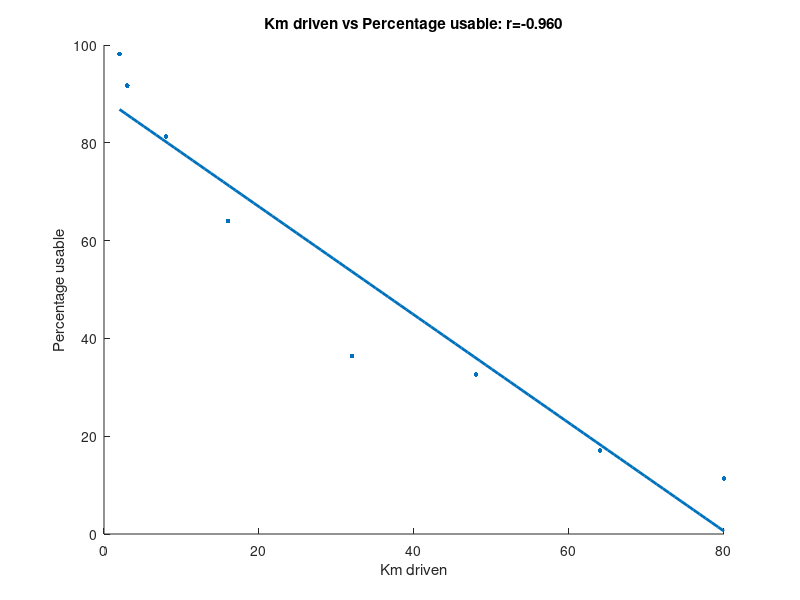
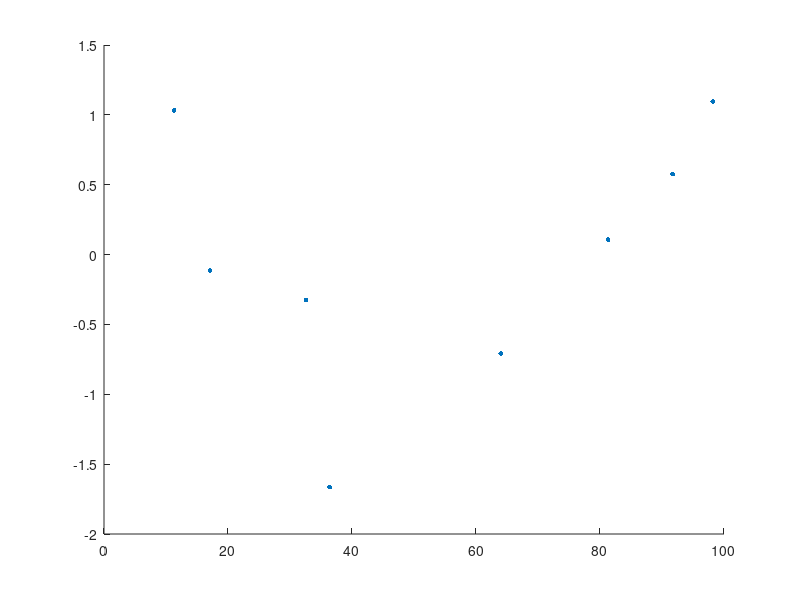

Here is the MATLAB script that generated these plots, in order: (Note: this script raises an error after producing the figures.)
% Exercise 5.6

clc;
clear;
close all;

% Data
X = [2 3 8 16 32 48 64 80]';                        % distance
Y = [98.2 91.7 81.3 64.0 36.4 32.6 17.1 11.3]';     % percentage
n = length(X);
alpha = 0.05;

% a : scatter plot, linear regression model and diagnostic plot
r = corrcoef(X,Y);
r = r(1,2);
fprintf('Correlation coefficient: %.3f\n',r);

b = regress(Y,[ones(n,1) X]);
fprintf('Linear regression model: y = ax + b -> Y = %.4f X + %.4f\n', ...
    b(2),b(1));
x0 = linspace(min(X),max(X),100)';
y0 = b(2)*x0 + b(1);
figure();
scatter(X,Y,12,'blue','filled');
title(sprintf('Km driven vs Percentage usable: r=%.3f', r));
hold on;
plot(x0,y0,'LineWidth',2);
xlabel('Km driven');
ylabel('Percentage usable');

e = Y - [ones(n,1) X] * b;
se = sqrt((1/(n-2))*(sum(e.^2)));
estar = e./se;
zc = norminv(1-alpha/2);
figure();
scatter(Y,estar,12,'blue','filled');
hold on;
yline(zc,'r-.');
yline(-zc,'r-.');
xlabel('Percentage usable');
ylabel('Standardized adjustment error');
title('Diagnostic plot');

% y = aexp(-bx)
lnY = log(Y);
varlnY = var(lnY);
mlnY = mean(lnY);
varX = var(X);
[bln,bintln] = regress(lnY,[ones(n,1) X]);
seln = sqrt((n-1)/(n-2)*(varlnY-bln(2)^2*varX));
eln = lnY - [ones(n,1) X] * bln;
R2ln = 1-(sum(eln.^2))/(sum((lnY-mlnY).^2));
adjR2ln = 1-((n-1)/(n-2))*(sum(eln.^2))/(sum((lnY-mlnY).^2));
fprintf(['Ln-transformed linear regression model ' ...
    'y = ln(a) + bx -> y = %.3f + (%.3f)x\n'],bln(1),bln(2));
fprintf('se = %.4f, R^2 = %.4f, adjR^2 = %.4f\n',seln,R2ln,adjR2ln);
lny0 = bln(2)*x0 + bln(1);
figure();
scatter(X,lnY,12,'blue','filled');
title(sprintf('Km driven vs ln of Percentage usable y=%.3f+(%.3f)x', ...
    bln(1),bln(2)));
hold on;
plot(x0,lny0,'LineWidth',2);
xlabel('Km driven');
ylabel('ln of Percentage usable');

% Diagnostic plot
estarln = eln./seln;
figure();
scatter(lnY,estarln,12,'blue','filled');
hold on;
yline(zc,'r-.');
yline(-zc,'r-.');
xlabel('ln of Percentage usable');
ylabel('Standardized adjustment error');
title('Diagnostic plot of ln linear regession');

% b : Percentage usable Y for X = 25
a = exp(bln(1));
b = bln(2);
fprintf('Exponential model: y = %.3f exp(%.3fx)\n',a,b);
y0 = a*exp(b*x0);
figure();
scatter(X,Y,12,'blue','filled');
title('Km driven vs Percentage usable');
hold on;
plot(x0,y0,'LineWidth',2);
xlabel('Km driven');
ylabel('Percentage usable');
text(mean(X),mean(Y),sprintf('y = %.3f exp(%.3fx)',a,b));
x = 25;
y = a*exp(b*x);
fprintf('Percentage usable for x = %.1fKm: y = %.4f',x*1000,y);